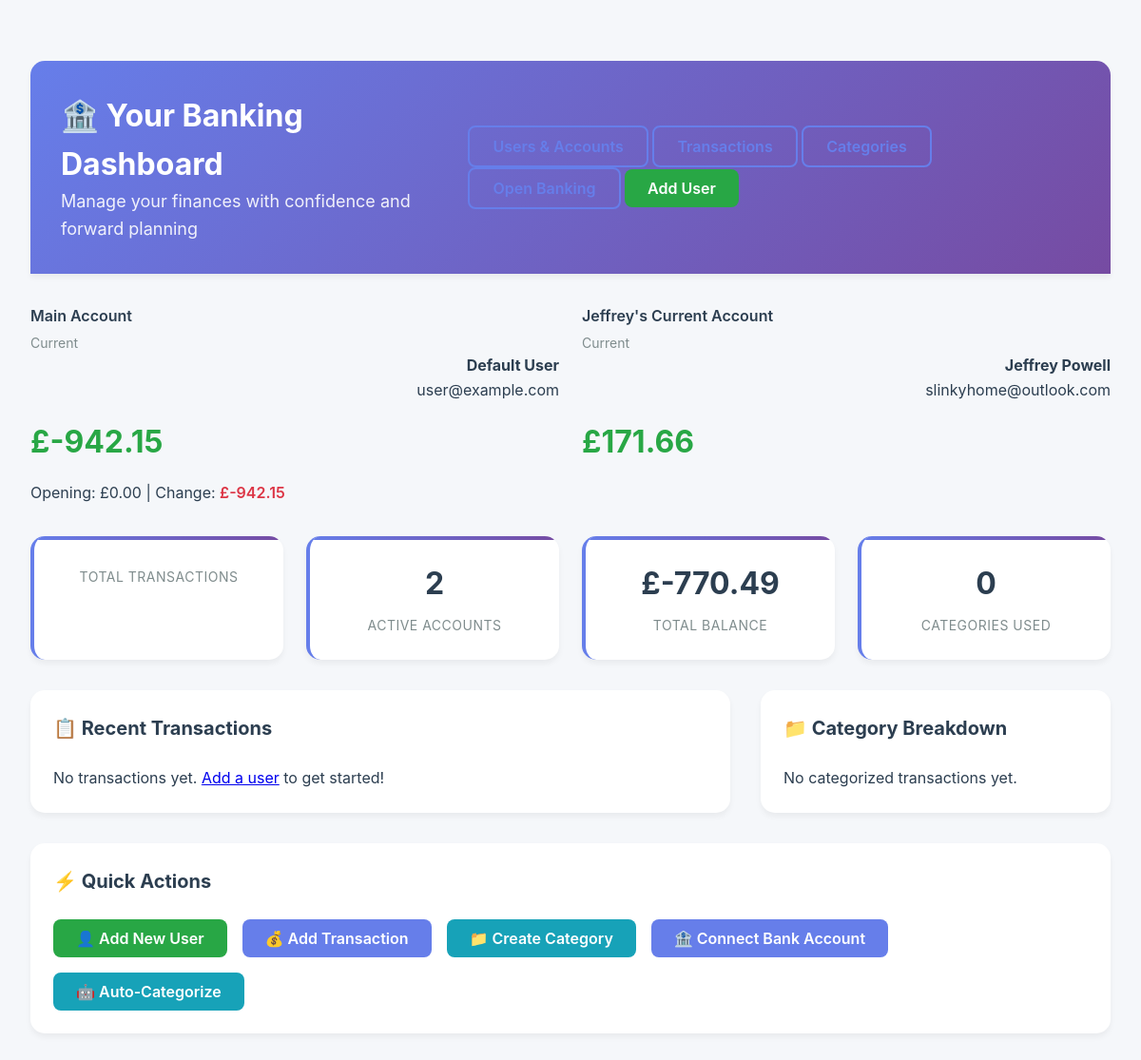
The page / on the database its author committed.
### models.py (models this page shows, shortened)
    class Account(db.Model):
        __tablename__ = "accounts"
        id = db.Column(db.Integer, primary_key=True)
        user_id = db.Column(db.Integer, db.ForeignKey("users.id"), nullable=False)
        account_name = db.Column(db.String(100), nullable=False)
        account_type = db.Column(db.String(50), default="current")
        opening_balance = db.Column(db.Numeric(10, 2), default=0.00)
        current_balance = db.Column(db.Numeric(10, 2), default=0.00)
        currency = db.Column(db.String(3), default="GBP")
        created_at = db.Column(db.DateTime, default=datetime.utcnow)
        is_active = db.Column(db.Boolean, default=True)
        bank_connection_id = db.Column(db.String(255))
        external_account_id = db.Column(db.String(255))
        user = db.relationship("User", back_populates="accounts")

    class User(db.Model):
        __tablename__ = "users"
        id = db.Column(db.Integer, primary_key=True)
        username = db.Column(db.String(80), unique=True, nullable=False)
        email = db.Column(db.String(120), unique=True, nullable=False)
        first_name = db.Column(db.String(100), nullable=False)
        last_name = db.Column(db.String(100), nullable=False)
        created_at = db.Column(db.DateTime, default=datetime.utcnow)
        is_active = db.Column(db.Boolean, default=True)
        accounts = db.relationship(
            "Account",
            back_populates="user",
            cascade="all, delete-orphan",
        )
        @property
        def full_name(self):
            return f"{self.first_name} {self.last_name}"

### app.py (the view)
@app.route("/")
def dashboard():
    accounts = Account.query.all()
    total_balance = sum([a.current_balance or 0 for a in accounts])
    return render_template("dashboard.html", accounts=accounts, total_balance=total_balance)

### app.py (called while the page is built)
@app.template_filter('currency')
def currency_filter(value):
    try:
        return f"£{float(value):,.2f}"
    except (ValueError, TypeError):
        return value

### templates/dashboard.html (shortened to what this page needs)
{% extends "base.html" %}
{% block content %}
    <div class="container">
    <div class="header">
            <div>
                <h1>🏦 Your Banking Dashboard</h1>
                <p>Manage your finances with confidence and forward planning</p>
            </div>
            <div class="header-actions">
                <a href="{{ url_for('users') }}" class="btn btn-outline">Users & Accounts</a>
                <a href="/transactions" class="btn btn-outline">Transactions</a>
                <a href="/categories" class="btn btn-outline">Categories</a>
                <a href="/open-banking" class="btn btn-outline">Open Banking</a>
                <a href="{{ url_for('add_user') }}" class="btn btn-success">Add User</a>
            </div>
        </div>
        {% if accounts %}
        <div class="accounts-grid">
            {% for account in accounts %}
            <div class="account-card">
                <div class="account-header">
                    <div>
                        <div class="account-name">{{ account.account_name }}</div>
                        <div class="account-type">{{ account.account_type }}</div>
                    </div>
                    {% if account.user %}
                    <div class="text-right">
                        <div class="font-weight-bold">{{ account.user.full_name }}</div>
                        <div class="account-user-email">{{ account.user.email }}</div>
                    </div>
                    {% endif %}
                </div>
                <div class="balance-display">{{ account.current_balance | currency }}</div>
                {% set opening_balance = account.opening_balance | float %}
                {% set current_balance = account.current_balance | float %}
                {% set balance_change = current_balance - opening_balance %}
                {% if balance_change != 0 %}
                <div class="account-user-email">
                    Opening: {{ opening_balance | currency }} |
                    Change: <span class="{% if balance_change > 0 %}amount-positive{% else %}amount-negative{% endif %}">
                        {% if balance_change > 0 %}+{% endif %}{{ balance_change | currency }}
                    </span>
                </div>
                {% endif %}
            </div>
            {% endfor %}
        </div>
        {% endif %}
        <div class="stats-grid">
            <div class="stat-card">
                <div class="stat-label">Total Transactions</div>
            </div>
            <div class="stat-card">
                <div class="stat-number">{{ accounts|length }}</div>
                <div class="stat-label">Active Accounts</div>
            </div>
            <div class="stat-card">
                <div class="stat-number">{{ total_balance | currency }}</div>
                <div class="stat-label">Total Balance</div>
            </div>
            <div class="stat-card">
                <div class="stat-number">{{ category_stats|length }}</div>
                <div class="stat-label">Categories Used</div>
            </div>
        </div>
        <div class="content-section">
            <div class="content-card">
                <h3>📋 Recent Transactions</h3>
                {% if recent_transactions %}
                <ul class="transaction-list">
                    {% for tx in recent_transactions %}
                    <li class="transaction-item">
                        <div class="transaction-info">
                            <div class="transaction-desc">
                                {{ tx.description[:50] }}{% if tx.description|length > 50 %}...{% endif %}
                            </div>
                            <div class="transaction-meta">
                                {{ tx.date | date_uk }} •
                                {% if tx.source %}{{ tx.source.name }}{% else %}Unknown Source{% endif %}
                                {% if tx.category %}
                                    <span class="category-tag" style="background-color: {{ tx.category.color }}20; color: {{ tx.category.color }};">
                                        {{ tx.category.name }}
                                    </span>
                                {% endif %}
                            </div>
                        </div>
                        <div class="transaction-amount {% if tx.amount > 0 %}amount-positive{% else %}amount-negative{% endif %}">
                            {{ tx.amount | currency }}
                        </div>
                    </li>
                    {% endfor %}
                </ul>
                <div class="quick-actions">
                    <a href="/transactions" class="btn btn-primary">
                        📊 View All Transactions
                    </a>
                    <a href="/transactions/add" class="btn btn-success">
                        ➕ Add Transaction
                    </a>
                </div>
                {% else %}
                <p>No transactions yet. <a href="{{ url_for('add_user') }}">Add a user</a> to get started!</p>
                {% endif %}
            </div>
            <div class="content-card">
                <h3>📁 Category Breakdown</h3>
                {% if category_stats %}
                <ul class="transaction-list">
                    {% for name, color, total, count in category_stats[:8] %}
                    <li class="transaction-item">
                        <div class="transaction-info">
                            <div class="transaction-desc">{{ name }}</div>
                            <div class="transaction-meta">{{ count }} transactions</div>
                        </div>
                        <div class="transaction-amount">
                            <span style="color: {{ color or 'var(--primary-color)' }};">{{ total | currency }}</span>
                        </div>
                    </li>
                    {% endfor %}
                </ul>
                <div class="quick-actions">
                    <a href="/categories" class="btn btn-info">
                        📁 Manage Categories
                    </a>
                    <a href="/categories/add" class="btn btn-success">
                        ➕ Add Category
                    </a>
                </div>
                {% else %}
                <p>No categorized transactions yet.</p>
                {% endif %}
            </div>
        </div>
        <div class="content-card mt-5">
            <h3>⚡ Quick Actions</h3>
            <div class="quick-actions">
                <a href="{{ url_for('add_user') }}" class="btn btn-success">
                    👤 Add New User
                </a>
                <a href="/transactions/add" class="btn btn-primary">
                    💰 Add Transaction
                </a>
                <a href="/categories/add" class="btn btn-info">
                    📁 Create Category
                </a>
                <a href="/open-banking/connect" class="btn btn-primary">
                    🏦 Connect Bank Account
                </a>
                <a href="/categories/bulk-categorize" class="btn btn-info">
                    🤖 Auto-Categorize
                </a>
            </div>
        </div>
    </div>
{% endblock %}

### rows shown on the page
Account: account_name "Main Account", account_type "Current", user.full_name "Default User", user.email "user@example.com", current_balance "£-942.15", opening_balance "£0.00", balance_change "£-942.15"
Account: account_name "Jeffrey's Current Account", account_type "Current", user.full_name "Jeffrey Powell", user.email "slinkyhome@outlook.com", current_balance "£171.66"

### other values the page prints
{{ accounts|length }} "2"
{{ total_balance | currency }} "£-770.49"
{{ category_stats|length }} "0"
